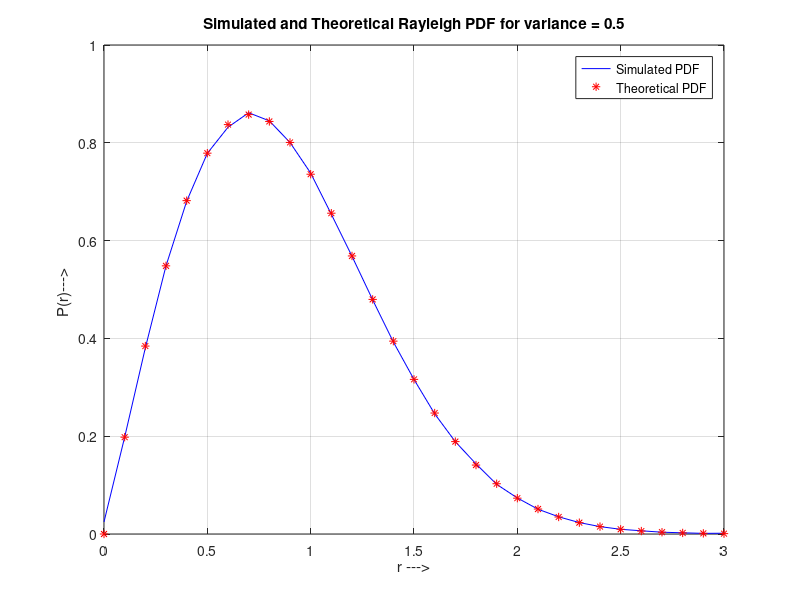
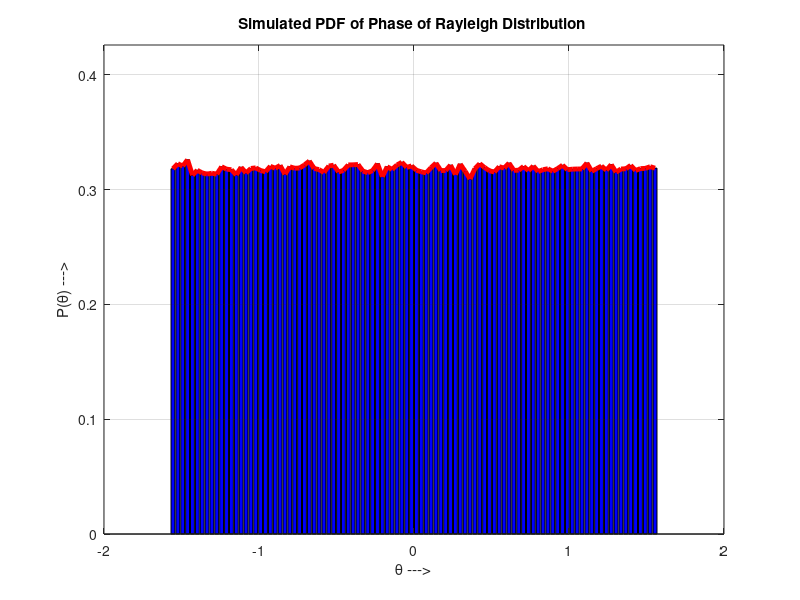

The MATLAB source for these figures, in order:
clc; clear; close all;
N=1000000; %Number of samples to generate
variance = 0.5; % Variance of underlying Gaussian random variables
%---------------------------------------
%Independent Gaussian random variables with zero mean and unit variance
x = randn(1, N);
y = randn(1, N);
%Rayleigh fading envelope with the desired variance
r = sqrt(variance*(x.^2 + y.^2));
%Define bin steps and range for histogram plotting
step = 0.1;
range = 0:step:3;
%Get histogram values and approximate it to get the pdf curve
h = hist(r, range);
approxPDF = h/(step*sum(h)); %Simulated PDF from the x and y samples
%Theoritical PDF from the Rayleigh Fading equation
theoretical = (range/variance).*exp(-range.^2/(2*variance));
plot(range, approxPDF,'b', range, theoretical,'r*');
title('Simulated and Theoretical Rayleigh PDF for variance = 0.5')
legend('Simulated PDF','Theoretical PDF')
xlabel('r --->');
ylabel('P(r)---> ');
grid;
%PDF of phase of the Rayleigh envelope
theta = atan(y./x);
figure(2)
hist(theta); %Plot histogram of the phase part
%Approximate the histogram of the phase part to a nice PDF curve
[counts,range] = hist(theta,100);
step=range(2)-range(1);
%Normalizing the PDF to match theoretical curve
approxPDF = counts/(step*sum(counts)); %Simulated PDF from the x and y samples
bar(range, approxPDF,'b');
hold on
plotHandle=plot(range, approxPDF,'r');
set(plotHandle,'LineWidth',3.5);
axis([-2 2 0 max(approxPDF)+0.1])
hold off
title('Simulated PDF of Phase of Rayleigh Distribution ');
xlabel('\theta --->');
ylabel('P(\theta) --->');
grid;